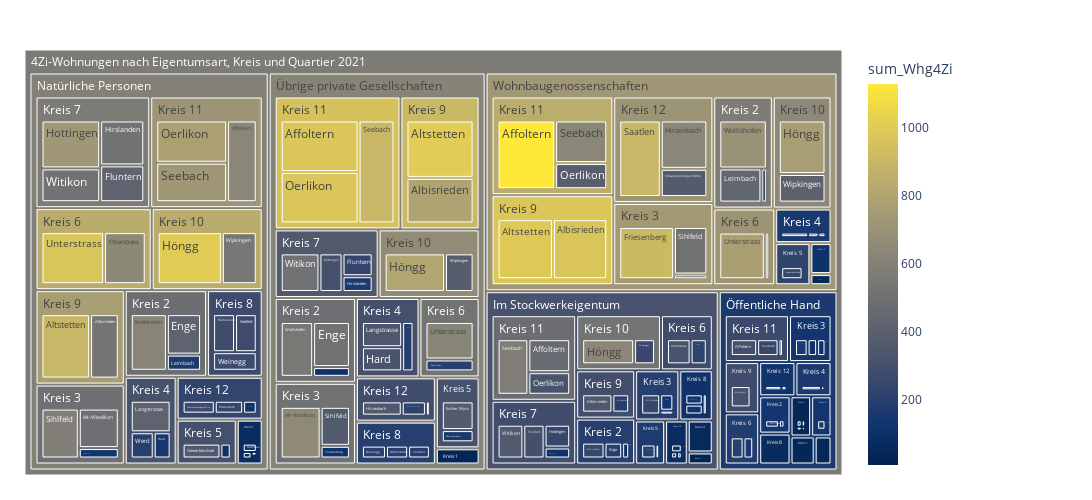

Notebook code for this chart:
### Code cell
fig = px.treemap(myTreemapAgg.query('sum_Whg1Zi >0').reset_index(), path=[px.Constant("4Zi-Wohnungen nach Eigentumsart, Kreis und Quartier 2021")
                                                                                     ,'EigGruLang','KreisLang','QuarLang']
                 , values='sum_Whg4Zi'
                 , color='sum_Whg4Zi'
                 ## bei discrete scales (bei Klassen und Strings):                 
                 #, color_discrete_map={'(?)':'lightgrey','EVP':'gold', 'SP':'#FF3030', 'PdA':'#EE3B3B', 'Grüne':'#A2CD5A','GLP':'#CAFF70','Die Mitte':'orange','FDP':'#104E8B','AL':'deeppink','SVP':'forestgreen', 'FL ZÜRI':'#8B864E','Volt':'#lightblue' }                
                 ## bei continuous scales (bei Zahlenwerten):
                , color_continuous_scale='cividis'
                #, color_continuous_midpoint=np.average(df['AnzBestWir'], weights=df['AnzBestWir'])  
                 ,height=500
                 ,width=1100                 
                )
fig.update_traces(root_color="grey")
fig.update_layout(margin = dict(t=50, l=25, r=250, b=25))
fig.show()

### Figure 1 — Plotly figure (JSON) as saved in the notebook; plotly's stock layout.template omitted (floating-point values rounded to 4 significant figures; data arrays with more than 128 entries replaced by an {"elided": "..."} marker saying what was removed)
{"data": [{"branchvalues": "total", "customdata": {"elided": "224x1 float values"}, "domain": {"x": [0, 1], "y": [0, 1]}, "hovertemplate": "labels=%{label}<br>sum_Whg4Zi_sum=%{value}<br>parent=%{parent}<br>id=%{id}<br>sum_Whg4Zi=%{color}<extra></extra>", "ids": {"elided": "224 str values"}, "labels": {"elided": "224 str values"}, "marker": {"coloraxis": "coloraxis", "colors": {"elided": "224 float values"}}, "name": "", "parents": {"elided": "224 str values"}, "root": {"color": "grey"}, "type": "treemap", "values": {"elided": "224 int values"}}], "layout": {"coloraxis": {"colorbar": {"title": {"text": "sum_Whg4Zi"}}, "colorscale": [[0, "#00224e"], [0.1111, "#123570"], [0.2222, "#3b496c"], [0.3333, "#575d6d"], [0.4444, "#707173"], [0.5556, "#8a8678"], [0.6667, "#a59c74"], [0.7778, "#c3b369"], [0.8889, "#e1cc55"], [1, "#fee838"]]}, "height": 500, "legend": {"tracegroupgap": 0}, "margin": {"b": 25, "l": 25, "r": 250, "t": 50}, "width": 1100}}
